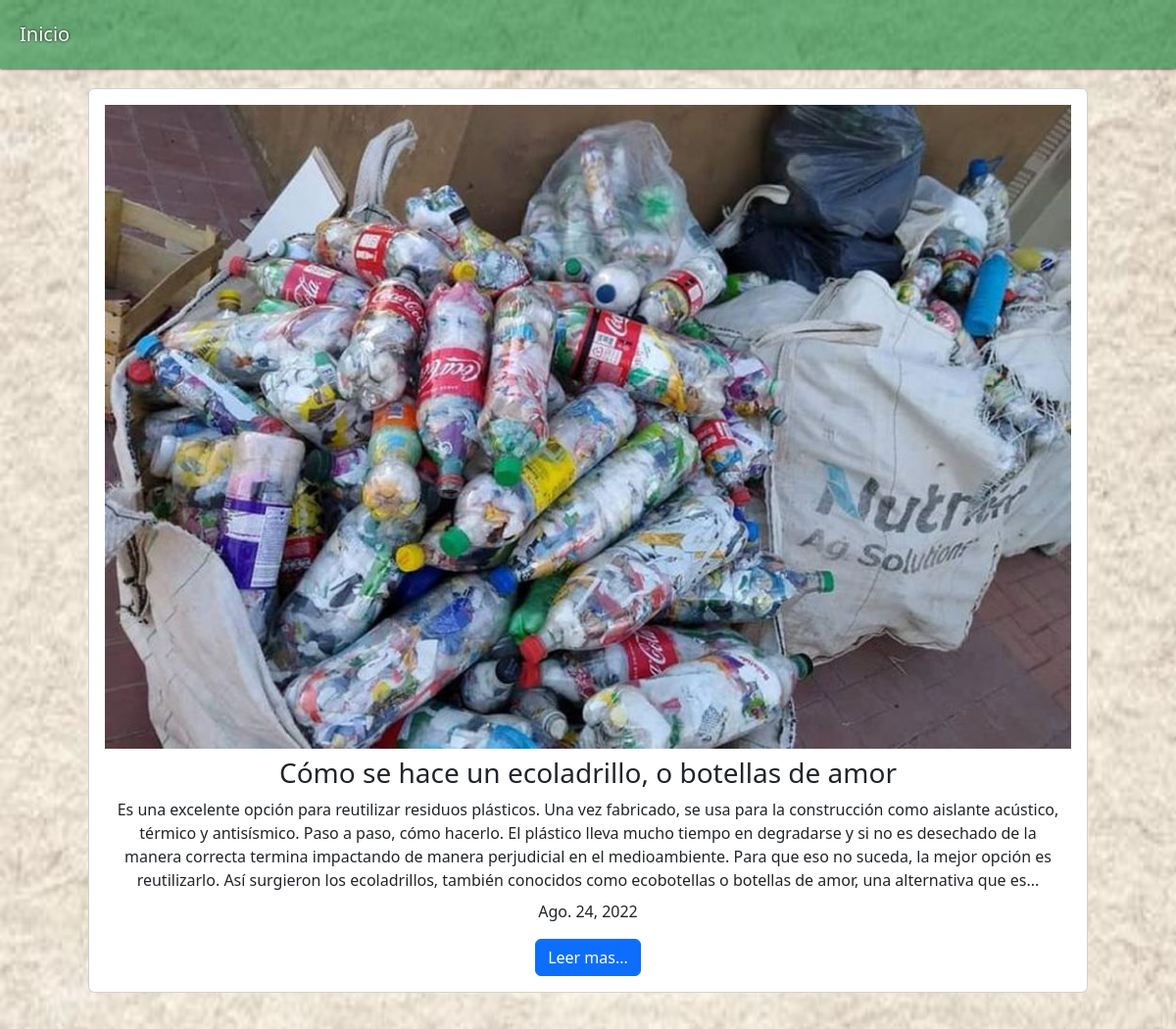
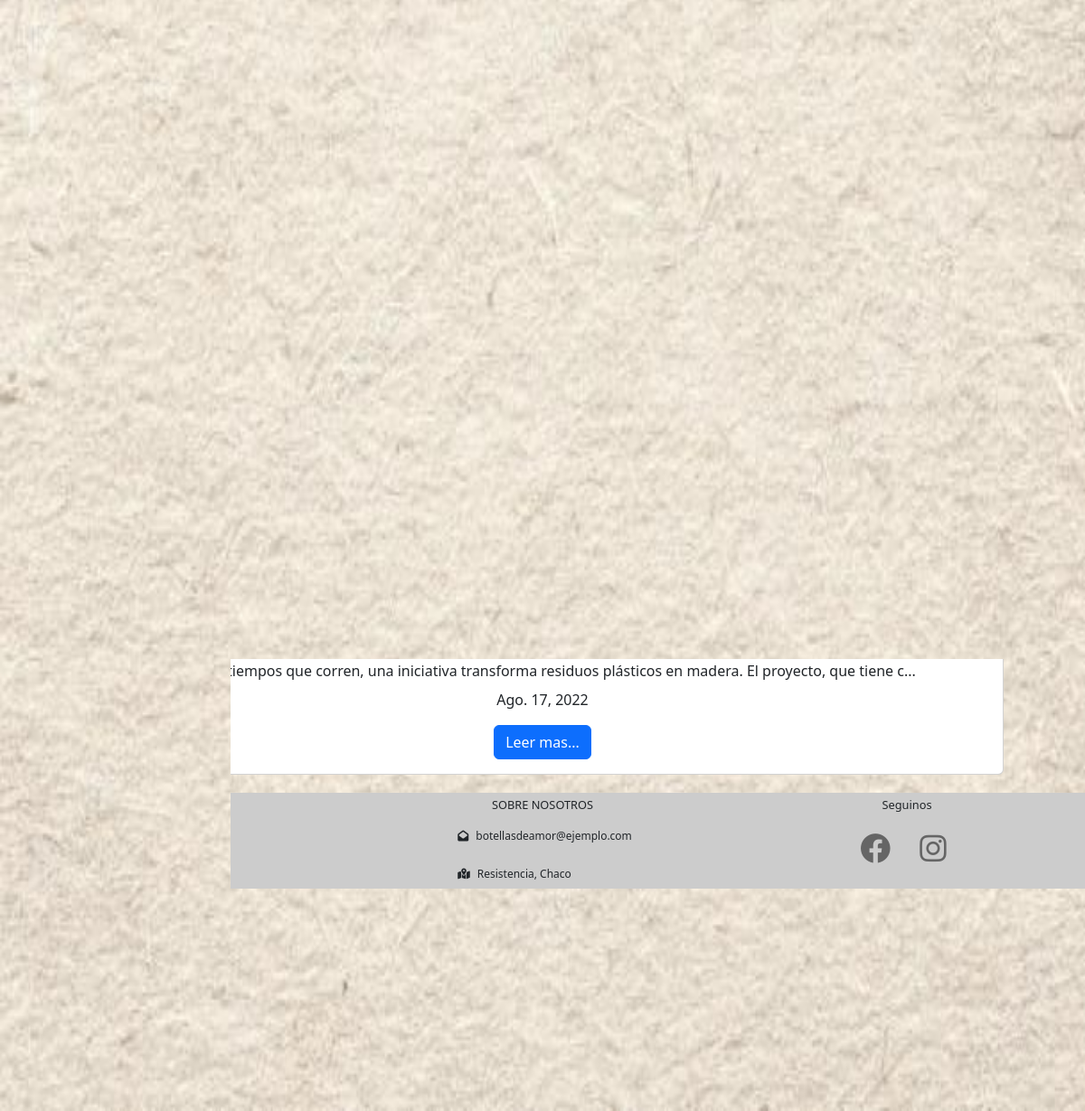
The page /seccion/noticias/recientes on the database its author committed (2 pictures, top to bottom).
### apps/noticias/models.py (models this page shows, shortened)
class Noticia(models.Model):
    titulo = models.CharField(max_length=150)
    autor = models.CharField(max_length=50, null = True, blank=True)
    fechaCreacion = models.DateField(auto_now=False)
    contenido = models.TextField()
    imagen = models.ImageField(upload_to= 'noticias', null=True, blank = True)
    categoria = models.ForeignKey(Categoria, on_delete= models.CASCADE, null=True, blank= True)

### apps/noticias/views.py (the view)
# urls.py: path('noticias/recientes', noticiasRecientes, name='recientes'),
def noticiasRecientes(request):
    noticias = Noticia.objects.all().order_by('-fechaCreacion') #Ordenamiento ascendente-descendente
    return render(request, 'noticias/filtro/reciente.html',{'noticias':noticias})

### templates/noticias/filtro/reciente.html (shortened to what this page needs)
{% extends 'base.html'%}
{% load static %}
{% block title %}
    <link rel="stylesheet" href="{% static 'noticias/antiguo.css'%}">
    <link href="https://cdn.jsdelivr.net/npm/bootstrap@5.2.0/dist/css/bootstrap.min.css" rel="stylesheet">
{% endblock title %}
{% block contenido %}
<nav>
    <a  href="{% url 'home' %}">Inicio</a>
</nav>
    {% if noticias %}
    {% for nr in noticias %}
    <div class="card text-center">
        <div class="card-body">
            {% if nr.imagen %}
            <img class="img-fluid" src="{{ nr.imagen.url }}">
            {% endif %}
            <h3 class="card-title m-2">{{nr.titulo}}</h3>
            <p class="description m-2"> {{nr.contenido|slice:500}}...</p>
            <p>{{ nr.fechaCreacion }}</p>
            <a class="btn btn-primary"  href="{% url 'articulo' nr.pk %}">Leer mas...</a>
        </div>
    </div>
    {%endfor%}
    {%endif%}
{% endblock contenido %}

### static/noticias/antiguo.css (style rules this page uses)
* { margin: 0; padding: 0; box-sizing: border-box; }
body { background-image: url('/static/img/fondo.jpg'); background-position: center; background-repeat: no-repeat; background-size: 100% 100%; background-attachment: fixed; display: flex; justify-content: center; align-items: center; flex-direction: column; }
nav { box-shadow: 0 0 3px rgb(0, 0, 0); text-align: center; width: 100%; padding: 10px; background-color: rgba(1, 122, 41, 0.561); display: flex; }
nav a { text-decoration: none; color: white; margin: 10px 10px; font-size: 20px; text-shadow: 0 0 3px rgb(0, 0, 0); }
.card { width: 85%; margin: 20px; }

### rows shown on the page
Noticia: imagen (picture), titulo "Cómo se hace un ecoladrillo, o botellas de amor", contenido "Es una excelente opción para reutilizar residuos plásticos. Una vez fabricado, se usa para la construcción como aislante acústico, térmico y antisísmico. Paso a paso, cómo hacerlo. El plástico lleva mucho tiempo en degradarse y si no es desechado de la manera correcta termina impactando de manera perjudicial en el medioambiente. Para que eso no suceda, la mejor opción es reutilizarlo. Así surgieron los ecoladrillos, también conocidos como ecobotellas o botellas de amor, una alternativa que es", fechaCreacion "Ago. 24, 2022"
Noticia: imagen (picture), titulo "El proyecto solidario que transforma residuos plásticos en muebles, pisos y juegos para chicos", contenido "Qué es “Botellas de amor”, la iniciativa que tiene como objetivo la educación ambiental en las escuelas y la creación de puestos de trabajo para recicladores Durante más de 2.000 años, los alquimistas persiguieron la búsqueda de la piedra filosofal, a la que creían capaz de convertir el metal en oro y de garantizar la vida eterna. Con un objetivo menos ambicioso, aunque trascendental para los tiempos que corren, una iniciativa transforma residuos plásticos en madera. El proyecto, que tiene c", fechaCreacion "Ago. 17, 2022"
